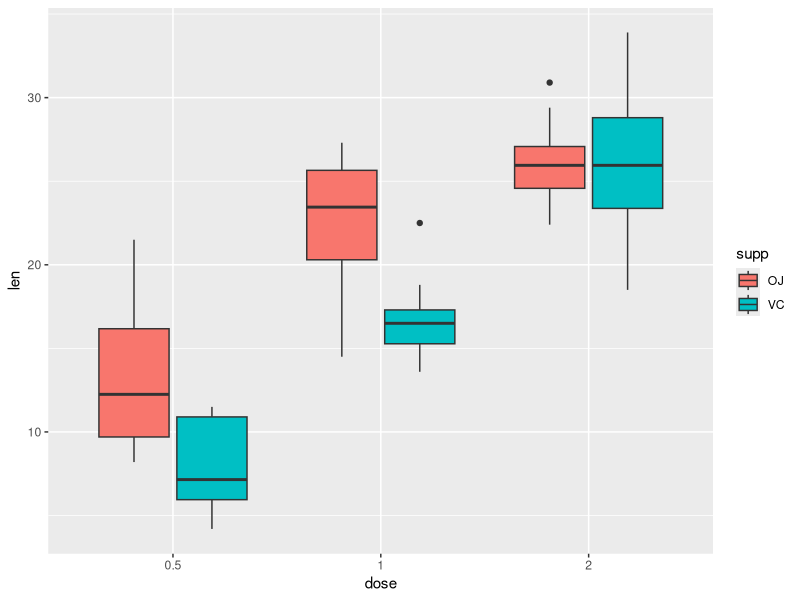

The R script that drew this image:
## ---- chunk 1
knitr::opts_chunk$set(echo = TRUE)
## ---- chunk 2
library(dplyr)
library(ggplot2)
## ---- chunk 3
data<-ToothGrowth
str(data)
head(data)
data$dose<-as.factor(data$dose)
## ---- chunk 4
ggplot(data, aes(x=dose, y=len, fill=supp))+geom_boxplot()
g_data<-data%>%group_by(dose, supp)
summarize(g_data,mean=mean(len))
summarize(g_data,n())
## ---- chunk 5
OJ<-data%>%filter(supp=="OJ")%>%select(len,dose)
VC<-data%>%filter(supp=="VC")%>%select(len,dose)
t.test(OJ$len, VC$len, paired=FALSE)
